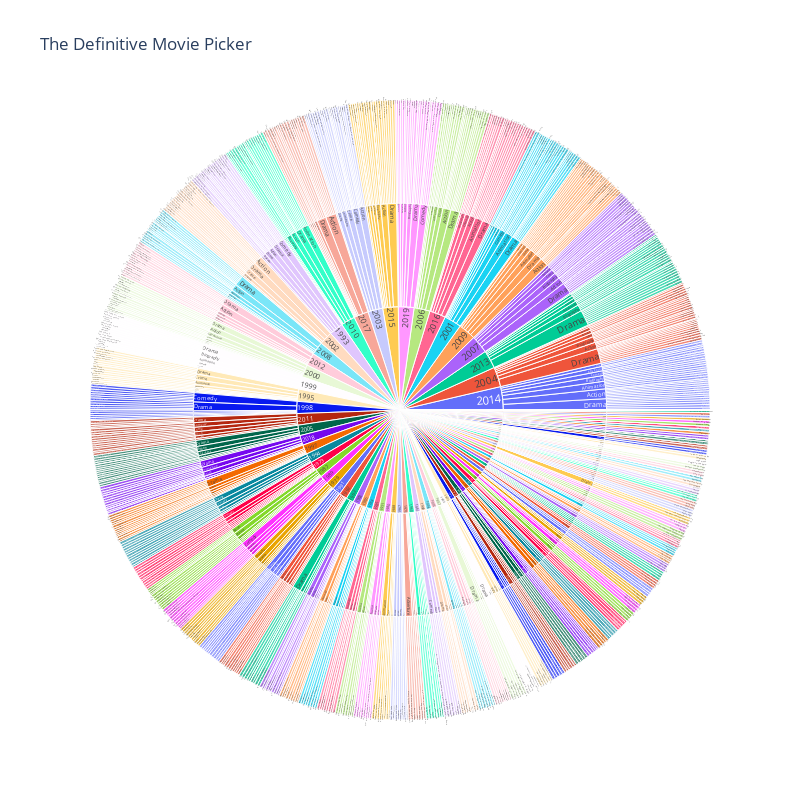

The notebook cell this image was saved under:
### Markdown cell above
### Want to watch a movie but don't know which? I've got you covered!
### Use the next sunburst chart, pick a year, then pick a genre and choose a movie.
### Hovering over the movies will tell you their IMDB and Metascore ratings.

### Code cell
movies_per_year = movies.sort_values("Released_Year", ascending=True)

movies_burst = px.sunburst(movies_per_year,
                           path=["Released_Year",
                                 "Genre",
                                 "Series_Title"],
                           values="Meta_score",
                           title="The Definitive Movie Picker",
                           hover_name="IMDB_Rating")

movies_burst.update_layout(width=800,
                           height=800,)

movies_burst.show()

### Figure 1 — Plotly figure (JSON) as saved in the notebook; plotly's stock layout.template omitted (floating-point values rounded to 4 significant figures; data arrays with more than 128 entries replaced by an {"elided": "..."} marker saying what was removed)
{"data": [{"branchvalues": "total", "domain": {"x": [0, 1], "y": [0, 1]}, "hovertemplate": "<b>%{hovertext}</b><br><br>labels=%{label}<br>Meta_score=%{value}<br>parent=%{parent}<br>id=%{id}<extra></extra>", "hovertext": {"elided": "1533 mixed values"}, "ids": {"elided": "1533 str values"}, "labels": {"elided": "1533 str values"}, "level": "01d5bc", "name": "", "parents": {"elided": "1533 str values"}, "type": "sunburst", "values": {"elided": "1533 int values"}}], "layout": {"height": 800, "legend": {"tracegroupgap": 0}, "title": {"text": "The Definitive Movie Picker"}, "width": 800}}
